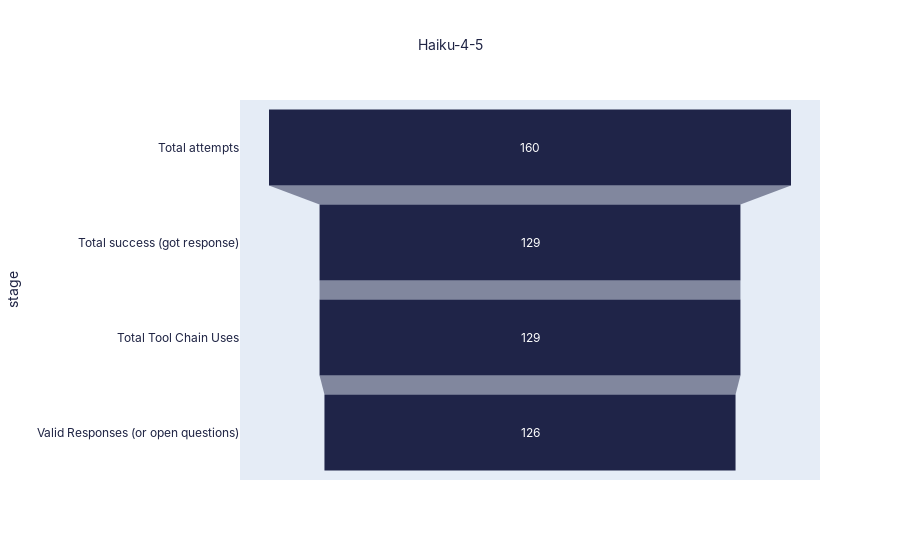

The notebook cell this image was saved under:
### Code cell
from IPython.display import HTML

HTML("""
<style>
@import url('https://fonts.googleapis.com/css2?family=Inter:wght@400;600;700&display=swap');
</style>
""")

fig.update_layout(
    font=dict(family="Inter, sans-serif", size=12, color="#1f2444")
)

### Figure 1 — Plotly figure (JSON) as saved in the notebook; plotly's stock layout.template omitted (floating-point values rounded to 4 significant figures)
{"data": [{"hovertemplate": "number=%{x}<br>stage=%{y}<extra></extra>", "legendgroup": "", "marker": {"color": "#1f2448"}, "name": "", "orientation": "h", "showlegend": false, "type": "funnel", "x": [160, 129, 129, 126], "xaxis": "x", "y": ["Total attempts", "Total success (got response)", "Total Tool Chain Uses", "Valid Responses (or open questions)"], "yaxis": "y"}], "layout": {"font": {"color": "#1f2444", "family": "Inter, sans-serif", "size": 12}, "legend": {"tracegroupgap": 0}, "title": {"font": {"size": 14}, "text": "Haiku-4-5", "x": 0.5}, "xaxis": {"anchor": "y", "domain": [0, 1], "title": {"text": "number"}}, "yaxis": {"anchor": "x", "domain": [0, 1], "title": {"text": "stage"}}}}
